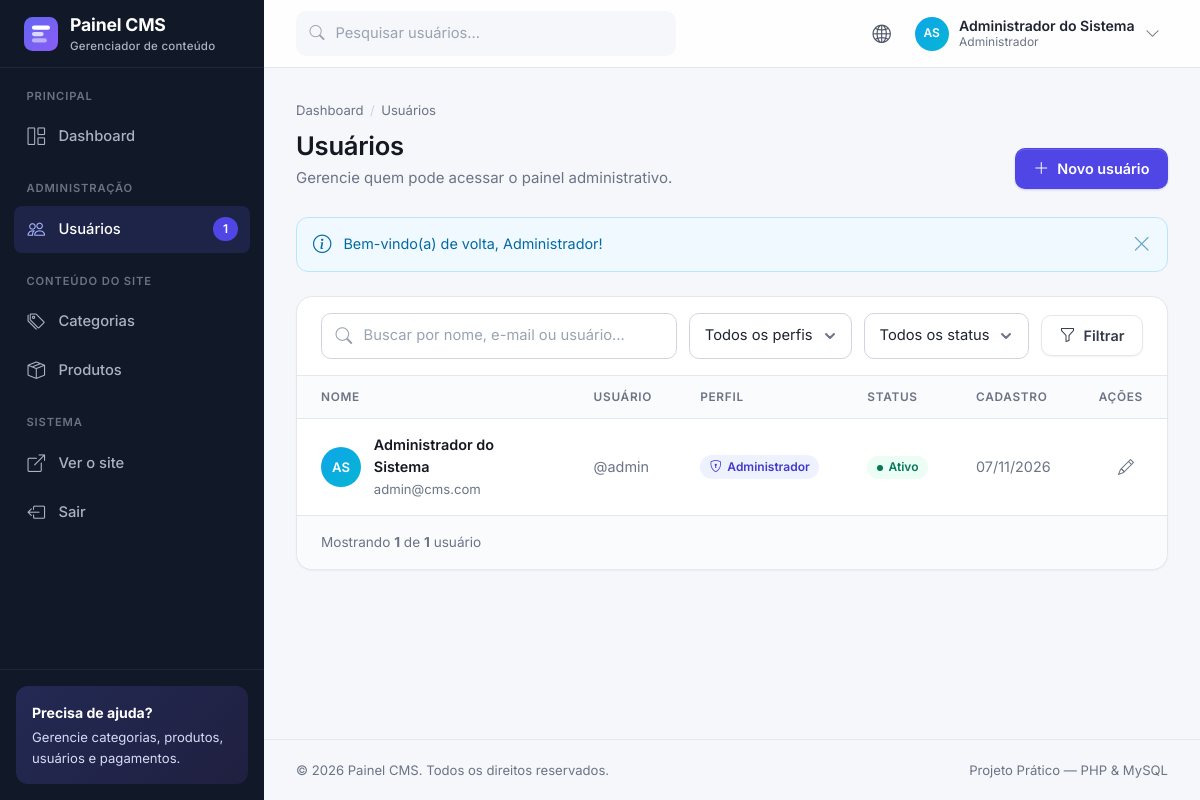
Page /pages/usuarios.php (signed in) on the committed database.
### tables this page shows
CREATE TABLE usuarios (
  id            INT UNSIGNED NOT NULL AUTO_INCREMENT,
  nome          VARCHAR(100) NOT NULL,
  email         VARCHAR(150) NOT NULL,
  usuario       VARCHAR(30)  NOT NULL,                   
  senha         VARCHAR(255) NOT NULL,                   
  telefone      VARCHAR(20)  NULL,
  foto          VARCHAR(255) NULL,                       
  biografia     MEDIUMTEXT   NULL,                       
  perfil        ENUM('admin','editor') NOT NULL DEFAULT 'editor',
  status        TINYINT(1)   NOT NULL DEFAULT 1,         
  criado_em     DATETIME     NOT NULL DEFAULT CURRENT_TIMESTAMP,
  atualizado_em DATETIME     NULL ON UPDATE CURRENT_TIMESTAMP,
  ultimo_acesso DATETIME     NULL,

  PRIMARY KEY (id),
  UNIQUE KEY uk_usuarios_email   (email),
  UNIQUE KEY uk_usuarios_usuario (usuario),
  KEY idx_usuarios_perfil_status (perfil, status)        
);

### includes/auth.php (called while the page is built, shortened)
<?php
require_once __DIR__ . '/sessao.php';
$sql = $pdo->prepare('SELECT id, nome, email, usuario, foto, perfil, status FROM usuarios WHERE id = ?');
$sql->execute([$_SESSION['usuario_id']]);
$usuarioLogado = $sql->fetch();
function ehAdmin(): bool
{
    return ($_SESSION['usuario_perfil'] ?? '') === 'admin';
}

### pages/usuarios.php (the view, shortened to what this page needs)
<?php
require_once '../includes/auth.php';
require_once '../config/conexao.php';
require_once '../includes/usuarios-funcoes.php';
$porPagina = 8;
$busca  = get('busca');
$pagina = max(1, (int) get('pagina'));
$condicoes  = [];
$parametros = [];
$where = $condicoes ? 'WHERE ' . implode(' AND ', $condicoes) : '';
$sql = $pdo->prepare("SELECT COUNT(*) FROM usuarios $where");
$sql->execute($parametros);
$total = (int) $sql->fetchColumn();
$totalPaginas = max(1, (int) ceil($total / $porPagina));
$pagina       = min($pagina, $totalPaginas);
$offset       = ($pagina - 1) * $porPagina;
$sql = $pdo->prepare(
    "SELECT id, nome, email, usuario, foto, perfil, status, criado_em
       FROM usuarios
       $where
      ORDER BY nome
      LIMIT :limite OFFSET :offset"
);
$sql->bindValue(':limite', $porPagina, PDO::PARAM_INT);
$sql->bindValue(':offset', $offset, PDO::PARAM_INT);
$sql->execute();
$usuarios = $sql->fetchAll();
$menuAtivo = 'usuarios';
require_once '../includes/header.php';
?>
      <main class="content">
        <div class="page-header">
          <div>
            <ol class="breadcrumb">
              <li><a href="dashboard.php">Dashboard</a></li>
              <li>Usuários</li>
            </ol>
            <h1>Usuários</h1>
            <p>Gerencie quem pode acessar o painel administrativo.</p>
          </div>
          <div class="page-header__actions">
            <a href="usuarios-cadastrar.php" class="btn btn-primary"><i class="bi bi-plus-lg"></i> Novo usuário</a>
          </div>
        </div>
        <?php exibirMensagem(); ?>
        <section class="card">
          <form class="filters" id="formFiltros" action="usuarios.php" method="get">
            <div class="input-icon">
              <input type="search" class="form-control" id="busca" name="busca" placeholder="Buscar por nome, e-mail ou usuário..." aria-label="Buscar" value="<?= e($busca) ?>">
            </div>
            <select class="form-select" id="filtroPerfil" name="perfil" aria-label="Filtrar por perfil">
              <option value="">Todos os perfis</option>
            </select>
            <select class="form-select" id="filtroStatus" name="status" aria-label="Filtrar por status">
              <option value="">Todos os status</option>
            </select>
            <button type="submit" class="btn btn-light"><i class="bi bi-funnel"></i> Filtrar</button>
          </form>
          <div class="table-responsive">
            <table class="table table--stack" id="tabelaUsuarios">
              <thead>
                <tr>
                  <th>Nome</th>
                  <th>Usuário</th>
                  <th>Perfil</th>
                  <th>Status</th>
                  <th>Cadastro</th>
                  <th class="col-actions">Ações</th>
                </tr>
              </thead>
              <tbody>
                <?php foreach ($usuarios as $u): ?>
                <tr>
                  <td class="col-user">
                    <div class="user-cell">
                      <?= avatar($u) ?>
                      <div><span class="user-cell__name"><?= e($u['nome']) ?></span><span class="user-cell__email"><?= e($u['email']) ?></span></div>
                    </div>
                  </td>
                  <td data-label="Usuário" class="text-muted">@<?= e($u['usuario']) ?></td>
                  <td data-label="Perfil"><?= badgePerfil($u['perfil']) ?></td>
                  <td data-label="Status"><?= badgeStatus($u['status']) ?></td>
                  <td data-label="Cadastro" class="text-muted"><?= formatarData($u['criado_em']) ?></td>
                  <td class="col-actions">
                    <a href="usuarios-editar.php?id=<?= $u['id'] ?>" class="action-btn" title="Editar" aria-label="Editar <?= e($u['nome']) ?>"><i class="bi bi-pencil"></i></a>
                  </td>
                </tr>
                <?php endforeach; ?>
              </tbody>
            </table>
          </div>
          <div class="card__footer">
            <span class="pagination-info">Mostrando <strong><?= count($usuarios) ?></strong> de <strong><?= $total ?></strong> <?= $total === 1 ? 'usuário' : 'usuários' ?></span>
          </div>
        </section>
      </main>
<?php
require_once '../includes/footer.php';
?>

### includes/header.php (shortened to what this page needs)
<?php
$menuAtivo = $menuAtivo ?? '';
?>
<!DOCTYPE html>
<html lang="pt-BR">
<head>
  <link rel="stylesheet" href="../css/vendor/bootstrap-icons/bootstrap-icons.min.css">
  <link rel="stylesheet" href="../css/style.css">
</head>
<body>
  <div class="app">
    <?php require __DIR__ . '/sidebar.php'; ?>
    <div class="main">
      <header class="topbar">
        <?php if (ehAdmin()): ?>
        <form class="topbar__search" action="usuarios.php" method="get" role="search">
          <i class="bi bi-search"></i>
          <input type="search" class="form-control" name="busca" placeholder="Pesquisar usuários..." aria-label="Pesquisar usuários">
        </form>
        <?php endif; ?>
        <div class="topbar__actions">
          <a href="../loja.php" class="icon-btn" title="Ver o site" target="_blank" rel="noopener"><i class="bi bi-globe2"></i></a>
          <div class="dropdown">
            <button type="button" class="user-menu" data-dropdown-toggle aria-haspopup="true" aria-expanded="false">
              <?= avatar($usuarioLogado, 'avatar-sm') ?>
              <span class="user-menu__info">
                <span class="user-menu__name"><?= e($usuarioLogado['nome']) ?></span>
                <span class="user-menu__role"><?= nomePerfil($usuarioLogado['perfil']) ?></span>
              </span>
              <i class="bi bi-chevron-down text-muted"></i>
            </button>
          </div>
        </div>
      </header>

### includes/sidebar.php (shortened to what this page needs)
<?php
function linkMenu(string $item, string $menuAtivo): string
{
    return $item === $menuAtivo
        ? 'class="sidebar__link is-active" aria-current="page"'
        : 'class="sidebar__link"';
}
$totalUsuariosMenu = ehAdmin() ? (int) $pdo->query('SELECT COUNT(*) FROM usuarios')->fetchColumn() : 0;
?>
    <aside class="sidebar" id="sidebar">
      <a href="dashboard.php" class="sidebar__brand">
        <img src="../img/logo.svg" alt="">
        <span>Painel CMS <small>Gerenciador de conteúdo</small></span>
      </a>
      <nav class="sidebar__nav" aria-label="Menu principal">
        <p class="sidebar__label">Principal</p>
        <ul class="sidebar__menu">
          <li><a href="dashboard.php" <?= linkMenu('dashboard', $menuAtivo) ?>><i class="bi bi-grid-1x2"></i> Dashboard</a></li>
        </ul>
        <?php if (ehAdmin()):  ?>
        <p class="sidebar__label">Administração</p>
        <ul class="sidebar__menu">
          <li><a href="usuarios.php" <?= linkMenu('usuarios', $menuAtivo) ?>><i class="bi bi-people"></i> Usuários <span class="badge badge-primary"><?= $totalUsuariosMenu ?></span></a></li>
        </ul>
        <?php endif; ?>
        <p class="sidebar__label">Conteúdo do site</p>
        <ul class="sidebar__menu">
          <li><a href="categorias.php" <?= linkMenu('categorias', $menuAtivo) ?>><i class="bi bi-tags"></i> Categorias</a></li>
          <li><a href="produtos.php" <?= linkMenu('produtos', $menuAtivo) ?>><i class="bi bi-box-seam"></i> Produtos</a></li>
        </ul>
        <p class="sidebar__label">Sistema</p>
        <ul class="sidebar__menu">
          <li><a href="../loja.php" class="sidebar__link" target="_blank" rel="noopener"><i class="bi bi-box-arrow-up-right"></i> Ver o site</a></li>
          <li><a href="../logout.php" class="sidebar__link"><i class="bi bi-box-arrow-left"></i> Sair</a></li>
        </ul>
      </nav>
      <div class="sidebar__footer">
        <div class="sidebar__help">
          <strong>Precisa de ajuda?</strong>
          Gerencie categorias, produtos, usuários e pagamentos.
        </div>
      </div>
    </aside>

### includes/funcoes.php (shortened to what this page needs)
<?php
function e($texto): string
{
    return htmlspecialchars((string) $texto, ENT_QUOTES, 'UTF-8');
}
function get(string $campo): string
{
    $valor = $_GET[$campo] ?? '';
    return is_string($valor) ? trim($valor) : '';
}
function exibirMensagem(): void
{
    $mensagem = $_SESSION['mensagem'];
    $icones = [
        'success' => 'bi-check-circle',
        'danger'  => 'bi-exclamation-octagon',
        'warning' => 'bi-exclamation-triangle',
        'info'    => 'bi-info-circle',
    ];
    $tipo = isset($icones[$mensagem['tipo']]) ? $mensagem['tipo'] : 'info';
    echo '<div class="alert alert-' . $tipo . '" role="alert">'
       . '<i class="bi ' . $icones[$tipo] . '"></i>'
       . '<div>' . e($mensagem['texto']) . '</div>'
       . '<button type="button" class="alert__close" aria-label="Fechar"><i class="bi bi-x-lg"></i></button>'
       . '</div>';
}
function formatarData(?string $data, bool $comHora = false): string
{
    return date($comHora ? 'd/m/Y \à\s H:i' : 'd/m/Y', strtotime($data));
}
function nomePerfil(string $perfil): string
{
    return $perfil === 'admin' ? 'Administrador' : 'Editor';
}
function iniciais(string $nome): string
{
    $partes = preg_split('/\s+/', trim($nome));
    $primeira = mb_substr($partes[0], 0, 1);
    $ultima   = count($partes) > 1 ? mb_substr(end($partes), 0, 1) : '';
    return mb_strtoupper($primeira . $ultima);
}
function avatar(array $usuario, string $classeExtra = ''): string
{
    $classe = trim('avatar ' . $classeExtra);
    $cor = 'avatar--c' . (($usuario['id'] % 5) + 1);
    return '<span class="' . $classe . ' ' . $cor . '">' . e(iniciais($usuario['nome'])) . '</span>';
}

### includes/usuarios-funcoes.php (shortened to what this page needs)
<?php
function badgePerfil(string $perfil): string
{
    return $perfil === 'admin'
        ? '<span class="badge badge-primary"><i class="bi bi-shield-lock"></i> Administrador</span>'
        : '<span class="badge badge-info"><i class="bi bi-pencil-square"></i> Editor</span>';
}
function badgeStatus($status): string
{
    return (int) $status === 1
        ? '<span class="badge badge-success badge-dot">Ativo</span>'
        : '<span class="badge badge-gray badge-dot">Inativo</span>';
}

### includes/footer.php (shortened to what this page needs)
      <footer class="footer">
        <span>&copy; <?= date('Y') ?> Painel CMS. Todos os direitos reservados.</span>
        <span>Projeto Prático — PHP &amp; MySQL</span>
      </footer>
    </div>
  </div>
</body>
</html>

### rows in the picture
usuarios: nome "AS", nome "Administrador do Sistema", perfil "Administrador", email "admin@cms.com", usuario "admin", status "Ativo", criado_em "07/11/2026"

### other values in the picture
$totalUsuariosMenu "1"
$mensagem['texto'] "Bem-vindo(a) de volta, Administrador!"
count($usuarios) "1"
$total "1"
